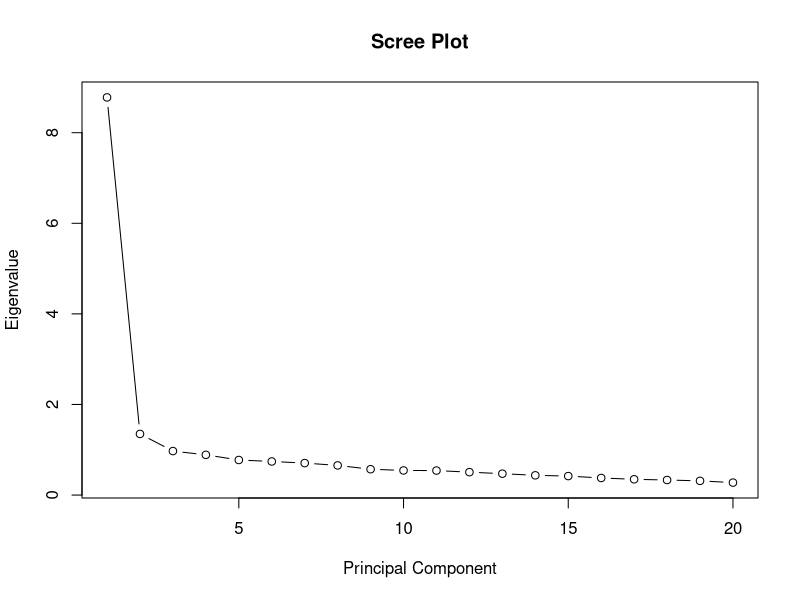
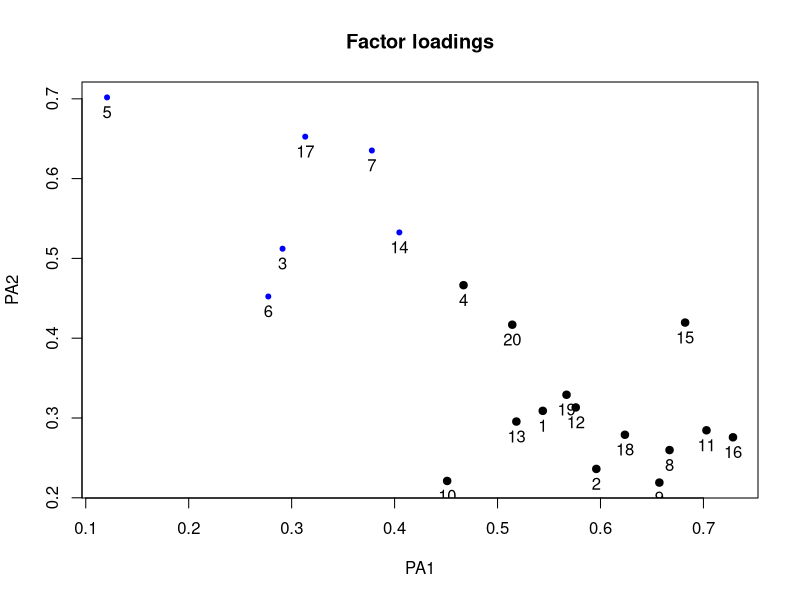
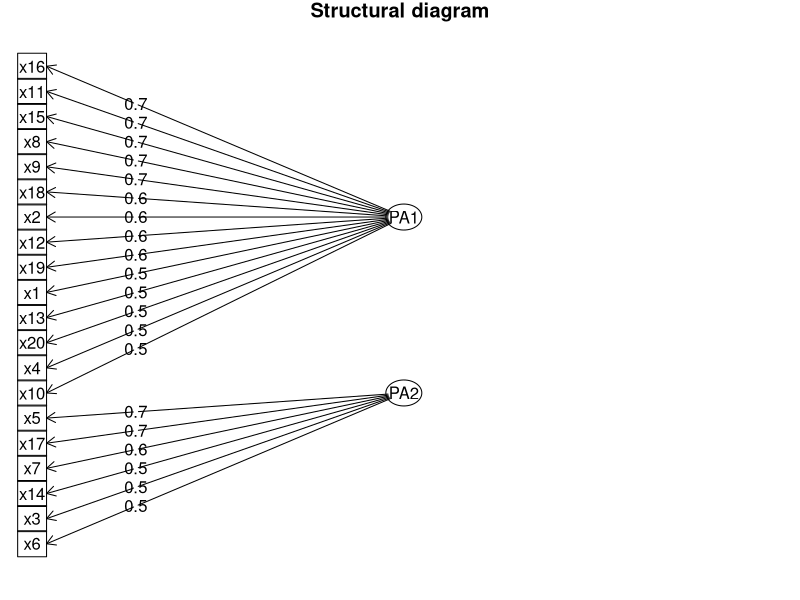

The R script that drew these images, in order:
## ---- chunk 1
#knitr::opts_chunk$set(echo = TRUE)
## ---- chunk 2
library(psych)

corr <-read.delim("data/screening.txt", header = TRUE, sep="",dec = ".", skipNul = FALSE)
corr <- subset(corr, select = -c(X_name_)) 

m <- matrix(NA,20,20)
m[lower.tri(m,diag=TRUE)] <- 1:10

makeSymm <- function(m) {
   m[upper.tri(m)] <- t(m)[upper.tri(m)]
   return(m)
}

corr <- makeSymm(corr)
## ---- chunk 3
# Perform Kaiser's MSA to evaluate appropriateness of data
KMO(corr)
# Kaiser MSA = 0.95 > 0.8 --> appropriate data
## ---- chunk 4
# Define the amount of factors
eval <- eigen(corr)$values

plot(eval, xlab = "Principal Component", ylab = "Eigenvalue",
     type = "b", main = "Scree Plot")
## ---- chunk 5

# Perform Factor Analysis
fa.out.pa <- fa(r = corr, nfactors = 2, fm="pa", rotate = "varimax", residuals = TRUE, SMC=FALSE)
fa.out.pa

fa.out.ml <- fa(r = corr, nfactors = 2, fm="ml", rotate = "varimax", residuals = TRUE, SMC=FALSE, 
                max.iter = 10)


## ---- chunk 6
# Plot of factor loadings
plot(fa.out.pa, title = "Factor loadings")
## ---- chunk 7
# Structural diagram
fa.diagram(fa.out.pa, main = "Structural diagram")
